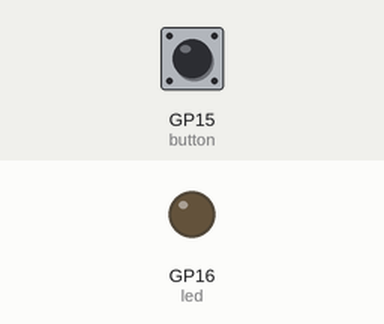
This program was run on a simulated Raspberry Pi Pico running MicroPython. Shown: output pins drawn as LEDs (lit = HIGH). Dashed ring = blinking. The inputs (shaded band) are chosen by the test bench; at power-on: GP15 (button) LOW.

Above: at 1.2 s.
1.3 s: GP15 (button) pulled HIGH for 1 s
At 3.4 s:
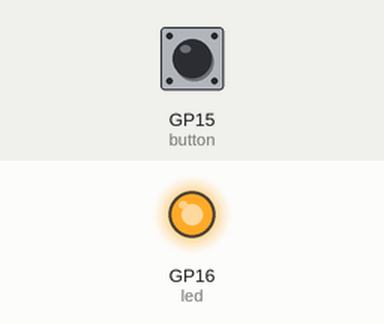
3.8 s: GP15 (button) pulled HIGH for 0.15 s
At 4.7 s:
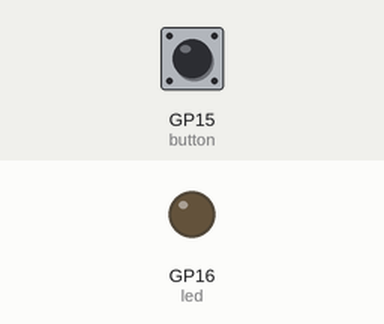
5.4 s: GP15 (button) pulled HIGH for 3.2 s
At 5.5 s:
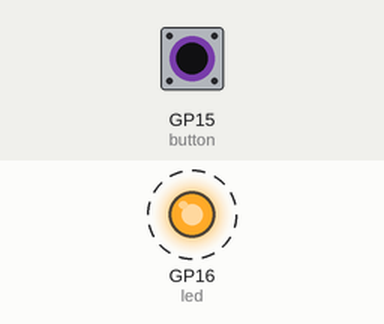
Timing chart, 0 to 9.9 s (numbered marks = the images above; inputs shaded):
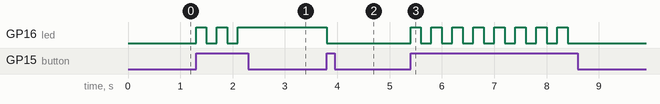

The program:

P1.py
```python
from machine import Pin
import utime

#Espinoza Castillo Alejandro
#Si se presiona el boton o esta activado el switch el led se prende

led = Pin(16,Pin.OUT)

button = Pin(15,Pin.IN)

while True:
  if button.value()==1:
    led.toggle()
    utime.sleep(0.2)
```

Measured:
- after the input at 1.3 s, GP16 (led): alternates HIGH for 0.20 s and LOW for 0.20 s, 5 changes in all, then stays HIGH, starting at once
- after the input at 3.8 s, GP16 (led): HIGH → LOW at once
- after the input at 5.4 s, GP16 (led): alternates HIGH for 0.20 s and LOW for 0.20 s, 16 changes in all, then stays LOW, starting at once
